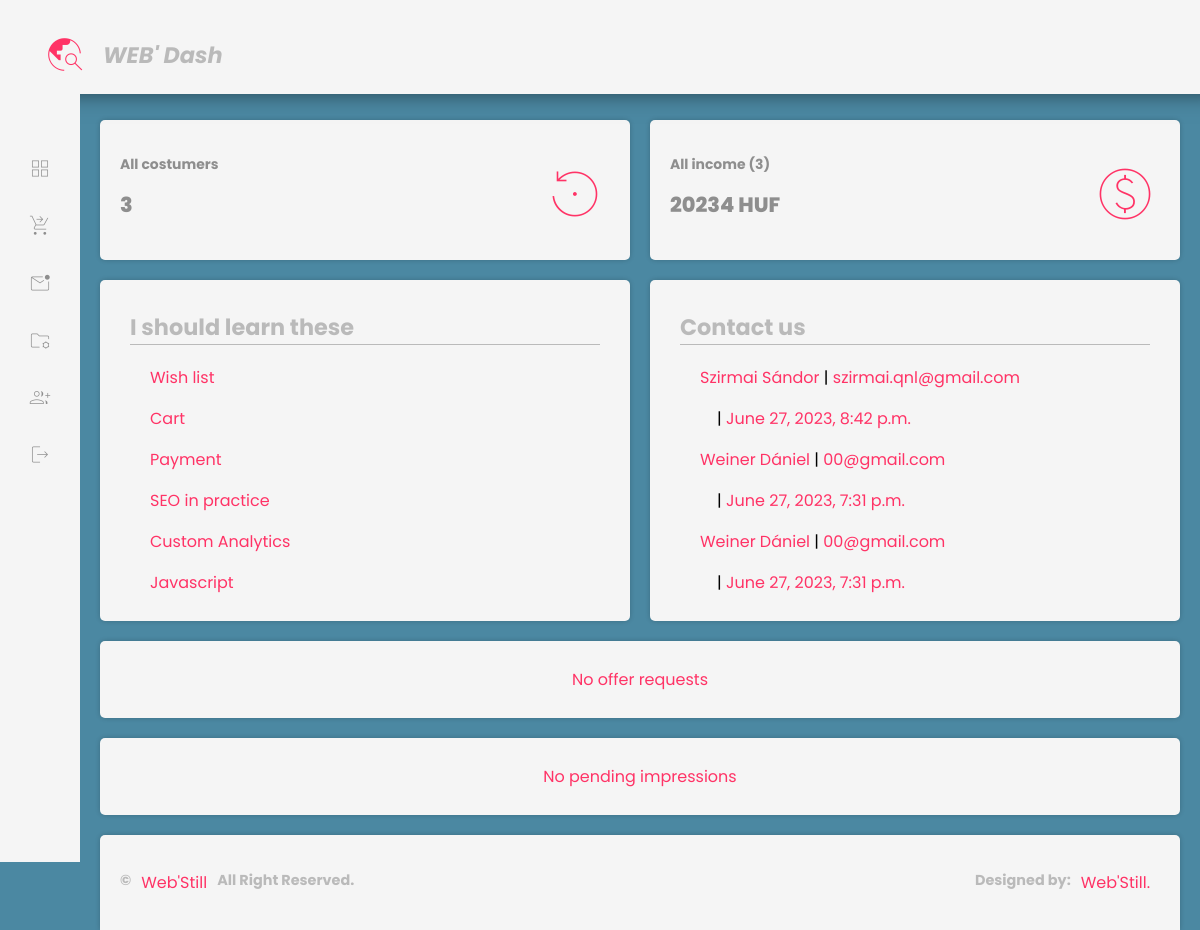
The page /dashboard/ (signed in) on the database its author committed.
### dashboard/models.py (models this page shows, shortened)
class Learn(models.Model):
    name = models.CharField(max_length=130)
    created = models.DateTimeField(auto_now_add=True, null=True)
    tutorials = models.TextField(max_length=10000)
    details = models.TextField(max_length=100000)
    class Meta:
        ordering = ['-created']

### main/models.py (models this page shows)
class Contact(models.Model):
    name = models.CharField(max_length=200)
    phone = models.IntegerField(null=True, blank=True)
    email = models.EmailField()
    subject = models.CharField(max_length=500)
    message = models.TextField(max_length=700000)
    accept = models.BooleanField(default=True)
    created = models.DateTimeField(auto_now_add=True)

### dashboard/views.py (the view)
# urls.py: 2. Add a URL to urlpatterns:  path('', views.home, name='home')
@login_required(login_url='login')
def home(request):
    learn = models.Learn.objects.all()
    contact = contacts.objects.all().order_by('-created')
    offer = offers.objects.all()
    impres = models.Impressions.objects.filter(status='pending')
    offer_count = offers.objects.all().count()
    income = Customers.calculate_total_income()
    cost = Customers.calculate_total_cost()
    websites_count = Customers.objects.all().count()
    context = {'learn': learn, 'contact': contact, 'offers': offer, 'impres': impres, 'offer_count': offer_count, 'income': income, 'websites_count': websites_count, 'cost': cost,}
    return render(request, 'dash/index.html', context)

### dashboard/models.py (called while the page is built)
    def calculate_total_income():
        total_income = Customers.objects.aggregate(total_income=Sum('income'))['total_income']
        return total_income or 0

    def calculate_total_cost():
        total_cost = Customers.objects.aggregate(total_cost=Sum('cost'))['total_cost']
        return total_cost or 0

### templates/dash/index.html (shortened to what this page needs)
{% load static %}
<!DOCTYPE html>
<html>
<head>
	<link rel="stylesheet" type="text/css" href="{% static 'dash/style.css' %}">
</head>
<body>
{% include 'dash/navbar.html' %}
    	<main class="main">
    		<div class="row">
                <div class="card-01">
                	<div class="card-1-layout">
						<a href="{% url 'customer' %}">
                			<div class="info-1-left">
                				<h3>All costumers</h3>
                				<h1>{{websites_count}}</h1>
                			</div>
                			<div class="info-1-right"><span class="material-symbols-outlined card-1-des pos-ab">settings_backup_restore</span></div>
						</a>
                	</div>
                </div>
                <div class="card-01">
                	<div class="card-1-layout">
                			<div class="info-1-left">
                				<h3>All income ({{websites_count}})</h3>
                				<h1>{{ income }} HUF</h1>
                			</div>
                			<div class="info-1-right"><span class="material-symbols-outlined card-1-des pos-ab">monetization_on</span></div>
                	</div>
                </div>
            </div>
            <div class="row">
                <div class="card-02">
					{% if learn %}
                	<h2>I should learn these</h2>
					{% for learn in learn %}
					<ul>
						<li><a href="{% url 'learn' learn.id %}">{{learn.name}}</a></li>
					</ul>
					{% endfor %}
					{% else %}
					<p align="center"><a>Now I'm okay with my knowledge</a></p>
					{% endif %}
				</div>
                <div class="card-02">
					{% if contact %}
                	<h2>Contact us</h2>
					{% for contacts in contact %}
						<ul>
							<a href="{% url 'contacts' contacts.id %}">
								<li><p><a href="{% url 'contacts' contacts.id %}">{{contacts.name}}</a> | <a href="{% url 'contacts' contacts.id %}">{{contacts.email}}</a></p>&nbsp;&nbsp;&nbsp;&nbsp;| <a href="{% url 'contacts' contacts.id %}">{{contacts.created}}</a></li>
							</a>
						</ul>
					{% endfor %}
					{% else %}
					<p align="center"><a>No messages</a></p>
					{% endif %}
                </div>
            </div>
			<div class="row">
                <div class="card-02">
					{% if offers %}
                	<h2>Offer requests</h2>
					{% for offers in offers %}
						<ul style="border-bottom: 1px solid #4b88a2">
							<a href="{% url 'offer-reque' offers.created %}" align="center">
								<li><p align="center"><a href="{% url 'offer-reque' offers.created %}" align="center">{{offers.name}}</a> | <a href="{% url 'offer-reque' offers.created %}" align="center">{{offers.email}}</a></p><p align="center">|<a href="{% url 'offer-reque' offers.created %}" align="center"> {{offers.created}}</a></p></li>
							</a>
						</ul>
					{% endfor %}
					{% else %}
					<p align="center"><a>No offer requests</a></p>
					{% endif %}
                </div>
            </div>
			<div class="row">
                <div class="card-02">
					{% if impres %}
                	<h2>Pending impressions</h2>
					{% for impressions in impres %}
						<ul style="border-bottom: 1px solid #4b88a2">
							<a href="{% url 'impression-sc' impressions.id impressions.status %}" align="center">
								<li><p align="center"><a href="{% url 'impression-sc' impressions.id impressions.status %}" align="center">{{impressions.name}}</a> | <a href="{% url 'impression-sc' impressions.id impressions.status %}" align="center">{{impressions.star}} star</a></p><p align="center">|<a href="{% url 'impression-sc' impressions.id impressions.status %}" align="center"> {{impressions.created}}</a></p></li>
							</a>
						</ul>
					{% endfor %}
					{% else %}
					<p align="center"><a>No pending impressions</a></p>
					{% endif %}
                </div>
            </div>
            {% include 'dash/footer.html' %}
		</main>
</div>
	</body>
</html>

### static/dash/style.css (style rules this page uses)
:root { --primary: #FF3366; --secondary: whitesmoke; --light: #FF3366; --dark: #4b88a2; --white: #fff; --hover: #274756; --card-radius: 5px; --border-radius: 3px; }
* { font-family: 'Poppins', sans-serif; }
html { background: var(--dark); }
body { padding: 0; margin: 0; position: relative; }
ul { list-style: none; }
a { color: var(--primary); text-decoration:none; cursor: pointer; }
h1 { font-weight: 800; font-size: 2.3rem; cursor: pointer; }
h2 { font-size: 1.4rem; cursor: pointer; }
h3 { font-size: 0.87rem; cursor: pointer; }
.material-symbols-outlined { font-size: 25px !important; font-weight: 12 !important; line-height: 1.5 !important; }
.row { width: 100%; display: flex; justify-content: center; flex-wrap: wrap; }
.card-01 { background: var(--secondary); position: relative; flex: 1; // max-width: 300px; min-width: 220px; height: 100px; margin: 10px; border-radius: var(--card-radius); box-shadow: 0 0 5px rgba(0, 0, 0, .2); padding: 20px; }
.card-02 { background: var(--secondary); position: relative; flex: 1; // max-width: 500px; min-width: 300px; margin: 10px; border-radius: var(--card-radius); padding: 10px; box-shadow: 0 0 5px rgba(0, 0, 0, .2); }
.main { margin: 110px 10px 0 10px; flex-direction: column; width: 100%; padding-left: 80px; }
.card-02 h2 { margin: 10px 30px; border-bottom: 1px solid var(--primary); }
.card-1-layout { display: flex; align-items: center; position: relative; }
.card-01 h1 { font-size: 1.3rem; margin: 3px 0; }
.info-1-left { align-items: flex-start; color: var(--primary); filter: grayscale(100%) opacity(0.7); transition: 0.5s; }
.material-symbols-outlined.card-1-des { font-size: 70px !important; color: var(--primary); }
.pos-ab { position: absolute; top: 0.1rem; right: 0; }
a { cursor: pointer; }
h2 { color: var(--primary); filter: grayscale(100%) opacity(0.4); transition: 0.5s; }
.card-02 h2 { margin: 20px; }
ul { list-style-type: none; }

### rows shown on the page
Learn: name "Wish list"
Learn: name "Cart"
Learn: name "Payment"
Learn: name "SEO in practice"
Learn: name "Custom Analytics"
Learn: name "Javascript"
Contact: name "Szirmai Sándor", email "szirmai.qnl@gmail.com", created "June 27, 2023, 8:42 p.m."
Contact: name "Weiner Dániel", email "00@gmail.com", created "June 27, 2023, 7:31 p.m."
Contact: name "Weiner Dániel", email "00@gmail.com", created "June 27, 2023, 7:31 p.m."

### other values the page prints
{{ websites_count }} "3"
{{ income }} "20234"
